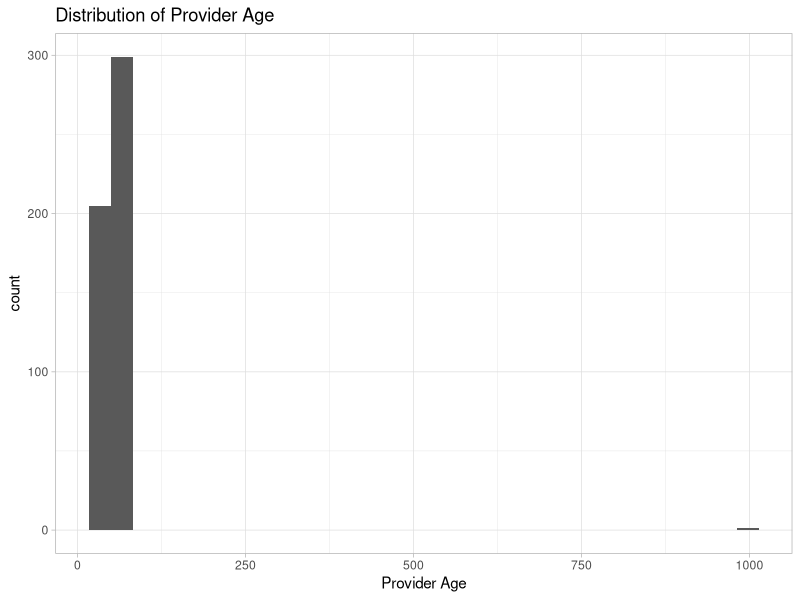
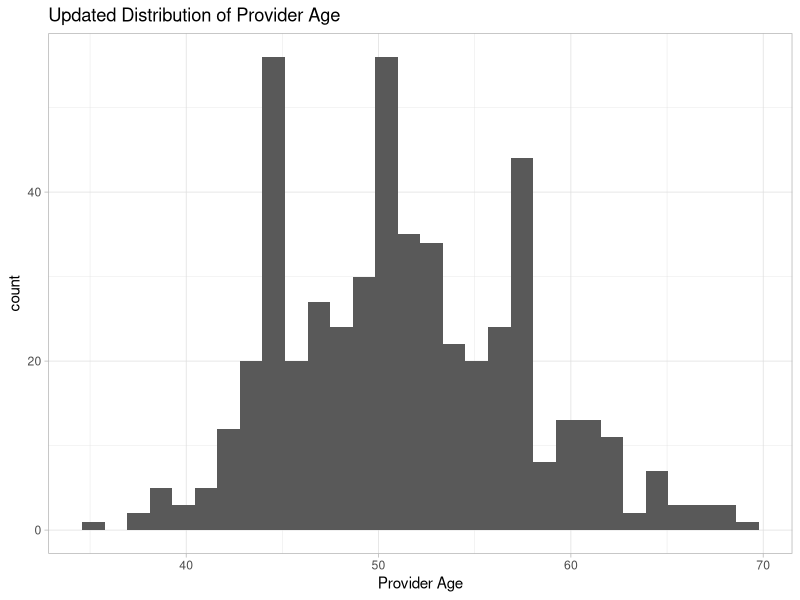
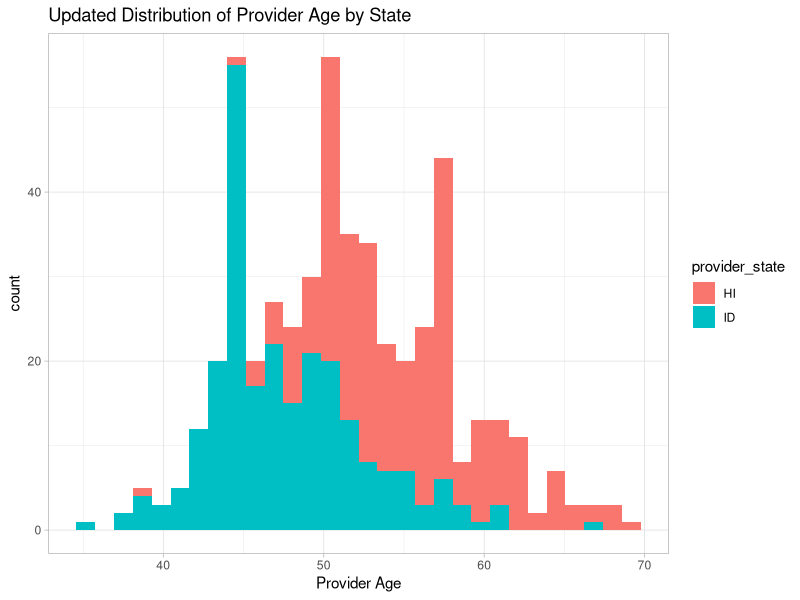

Source code (R) for these figures, in order:
## ---- chunk 1

#| 
# load in relevant libraries
library(tidyverse)
library(lubridate)
library(knitr)
library(kableExtra)

# read in data
npi_data <- vroom::vroom("../dataset.csv")

# look at first few rows of data
npi_data %>%
  head() %>%
  kable(align = "l", 
        booktabs = T) %>%
  kable_styling(bootstrap_options = c("striped"),
                position = "left",
                full_width = F, font_size = 12)
## ---- chunk 2
npi_data %>%
  skimr::skim() %>%
  select(skim_type, skim_variable, n_missing) %>%
  arrange(skim_variable) %>%
  kable(align = "l", booktabs = T) %>%
  kable_styling(bootstrap_options = c("striped"),
                position = "left",
                full_width = F,  font_size = 12)
## ---- chunk 3

# filter by state, entity type, and date of last update

HI_ID_wide <- npi_data %>%
  filter(provider_state == "ID" | 
           provider_state == "HI") %>%
  filter(entity_type == "individual") %>%
  filter(year(last_updated) >= 2008)

# skim again to check for missingness in date, gender, age

HI_ID_wide %>%
  select(NPI, last_updated, provider_age, provider_gender) %>%
  skimr::skim() %>%
  select(skim_type, skim_variable, n_missing) %>%
  arrange(skim_variable) %>%
  kable(align = "l", booktabs = T) %>%
  kable_styling(bootstrap_options = c("striped"),
                position = "left",
                full_width = F,  font_size = 12)
## ---- chunk 4

# pivot table
HI_ID_long <- HI_ID_wide %>%
  pivot_longer(cols = contains("HealthcareProvider"),
               names_to = c(".value", "pair_number"),
               names_sep = "_") %>%
  filter(HealthcareProviderTaxonomyCode == "207P00000X" | 
           HealthcareProviderTaxonomyCode == "207V00000X") %>%
  filter(HealthcareProviderPrimaryTaxonomySwitch == "Y")

# look at first few rows
HI_ID_long %>%
  select(-pair_number) %>%
  head() %>%
  kable(align = "l", booktabs = T) %>%
  kable_styling(bootstrap_options = c("striped"),
                position = "left",
                full_width = F,  font_size = 12)
## ---- chunk 5

HI_ID_long %>%
  group_by(provider_state) %>%
  summarize(n=n()) %>%
  rename(`Provider State` = provider_state) %>%
  kable(align = "l", booktabs = T) %>%
  kable_styling(bootstrap_options = c("striped"),
                position = "left",
                full_width = F, font_size = 12)
## ---- chunk 6

HI_ID_long %>%
  group_by(provider_gender) %>%
  summarize(n=n()) %>%
  mutate(percentage = round(n/sum(n), 2)) %>%
  rename(`Provider Gender` = provider_gender) %>%
  kable(align = "l", booktabs = T) %>%
  kable_styling(bootstrap_options = c("striped"),
                position = "left",
                full_width = F, font_size = 12)
## ---- chunk 7

HI_ID_long %>%
  group_by(provider_state, provider_gender) %>%
  summarize(n=n()) %>%
  mutate(percentage = round(n/sum(n), 2)) %>%
  rename(`Provider State` = provider_state,
         `Provider Gender` = provider_gender) %>%
  kable(align = "l", booktabs = T) %>%
  kable_styling(bootstrap_options = c("striped"),
                position = "left",
                full_width = F, font_size = 12)
## ---- chunk 8
HI_ID_long %>%
  ggplot(aes(x = provider_age)) +
  geom_histogram() +
  theme_light() +
  labs(x = "Provider Age") +
  ggtitle("Distribution of Provider Age")
## ---- chunk 9
HI_ID_long %>%
  filter(provider_age <= 100) %>%
  ggplot(aes(x = provider_age)) +
  geom_histogram() +
  theme_light() +
  labs(x = "Provider Age") +
  ggtitle("Updated Distribution of Provider Age")
## ---- chunk 10

HI_ID_long %>%
  filter(provider_age <= 100) %>%
  summarize(`Mean Provider Age` = round(mean(provider_age), 2),
            `SD Provider Age` = round(sd(provider_age), 2)) %>%
  kable(align = "l", booktabs = T) %>%
  kable_styling(bootstrap_options = c("striped"),
                position = "left",
                full_width = F, font_size = 12)
## ---- chunk 11
HI_ID_long %>%
  filter(provider_age <= 100) %>%
  ggplot(aes(x = provider_age, fill = provider_state)) +
  geom_histogram() +
  theme_light() +
  labs(x = "Provider Age") +
  ggtitle("Updated Distribution of Provider Age by State")
## ---- chunk 12

HI_ID_long %>%
  filter(provider_age <= 100) %>%
  group_by(provider_state) %>%
  summarize(`Mean Provider Age` = round(mean(provider_age), 2),
            `SD Provider Age` = round(sd(provider_age), 2)) %>%
  rename(`Provider State` = provider_state) %>%
  kable(align = "l", booktabs = T) %>%
  kable_styling(bootstrap_options = c("striped"),
                position = "left",
                full_width = F, font_size = 12)
